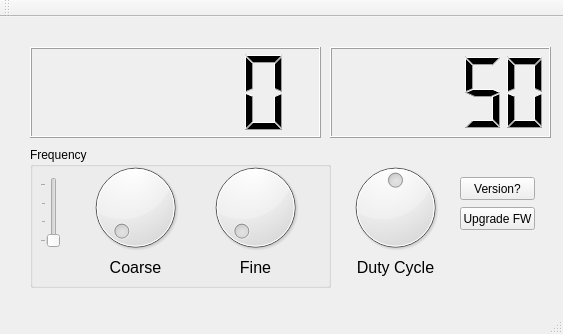
<?xml version="1.0" encoding="UTF-8"?>
<ui version="4.0">
 <class>MainWindow</class>
 <widget class="QMainWindow" name="MainWindow">
  <property name="geometry">
   <rect>
    <x>0</x>
    <y>0</y>
    <width>563</width>
    <height>334</height>
   </rect>
  </property>
  <property name="windowTitle">
   <string>MainWindow</string>
  </property>
  <widget class="QWidget" name="centralWidget">
   <widget class="QLCDNumber" name="lcdNumberFrequency">
    <property name="geometry">
     <rect>
      <x>30</x>
      <y>30</y>
      <width>291</width>
      <height>91</height>
     </rect>
    </property>
   </widget>
   <widget class="QLCDNumber" name="lcdNumberDutyCycle">
    <property name="geometry">
     <rect>
      <x>330</x>
      <y>30</y>
      <width>221</width>
      <height>91</height>
     </rect>
    </property>
    <property name="value" stdset="0">
     <double>50.000000000000000</double>
    </property>
   </widget>
   <widget class="QDial" name="dialDutyCycle">
    <property name="geometry">
     <rect>
      <x>340</x>
      <y>140</y>
      <width>111</width>
      <height>101</height>
     </rect>
    </property>
    <property name="maximum">
     <number>100</number>
    </property>
    <property name="value">
     <number>50</number>
    </property>
   </widget>
   <widget class="QPushButton" name="pushButtonGetVersion">
    <property name="geometry">
     <rect>
      <x>460</x>
      <y>160</y>
      <width>75</width>
      <height>23</height>
     </rect>
    </property>
    <property name="text">
     <string>Version?</string>
    </property>
   </widget>
   <widget class="QPushButton" name="pushButtonUpgradeFirmware">
    <property name="geometry">
     <rect>
      <x>460</x>
      <y>190</y>
      <width>75</width>
      <height>23</height>
     </rect>
    </property>
    <property name="text">
     <string>Upgrade FW</string>
    </property>
   </widget>
   <widget class="QLabel" name="label">
    <property name="geometry">
     <rect>
      <x>350</x>
      <y>240</y>
      <width>91</width>
      <height>21</height>
     </rect>
    </property>
    <property name="font">
     <font>
      <pointsize>12</pointsize>
     </font>
    </property>
    <property name="text">
     <string>Duty Cycle</string>
    </property>
    <property name="alignment">
     <set>Qt::AlignCenter</set>
    </property>
   </widget>
   <widget class="QGroupBox" name="groupBox">
    <property name="geometry">
     <rect>
      <x>30</x>
      <y>130</y>
      <width>301</width>
      <height>141</height>
     </rect>
    </property>
    <property name="title">
     <string>Frequency</string>
    </property>
    <widget class="QDial" name="dialFine">
     <property name="geometry">
      <rect>
       <x>170</x>
       <y>10</y>
       <width>111</width>
       <height>101</height>
      </rect>
     </property>
     <property name="maximum">
      <number>100</number>
     </property>
    </widget>
    <widget class="QLabel" name="label_3">
     <property name="geometry">
      <rect>
       <x>60</x>
       <y>110</y>
       <width>91</width>
       <height>21</height>
      </rect>
     </property>
     <property name="font">
      <font>
       <pointsize>12</pointsize>
      </font>
     </property>
     <property name="text">
      <string>Coarse</string>
     </property>
     <property name="alignment">
      <set>Qt::AlignCenter</set>
     </property>
    </widget>
    <widget class="QLabel" name="label_2">
     <property name="geometry">
      <rect>
       <x>180</x>
       <y>110</y>
       <width>91</width>
       <height>21</height>
      </rect>
     </property>
     <property name="font">
      <font>
       <pointsize>12</pointsize>
      </font>
     </property>
     <property name="text">
      <string>Fine</string>
     </property>
     <property name="alignment">
      <set>Qt::AlignCenter</set>
     </property>
    </widget>
    <widget class="QDial" name="dialCoarse">
     <property name="geometry">
      <rect>
       <x>50</x>
       <y>10</y>
       <width>111</width>
       <height>101</height>
      </rect>
     </property>
     <property name="maximum">
      <number>100</number>
     </property>
    </widget>
    <widget class="QSlider" name="verticalSliderRange">
     <property name="geometry">
      <rect>
       <x>10</x>
       <y>30</y>
       <width>20</width>
       <height>71</height>
      </rect>
     </property>
     <property name="minimum">
      <number>1</number>
     </property>
     <property name="maximum">
      <number>4</number>
     </property>
     <property name="pageStep">
      <number>1</number>
     </property>
     <property name="orientation">
      <enum>Qt::Vertical</enum>
     </property>
     <property name="tickPosition">
      <enum>QSlider::TicksAbove</enum>
     </property>
    </widget>
   </widget>
  </widget>
  <widget class="QMenuBar" name="menuBar">
   <property name="geometry">
    <rect>
     <x>0</x>
     <y>0</y>
     <width>563</width>
     <height>21</height>
    </rect>
   </property>
  </widget>
  <widget class="QToolBar" name="mainToolBar">
   <attribute name="toolBarArea">
    <enum>TopToolBarArea</enum>
   </attribute>
   <attribute name="toolBarBreak">
    <bool>false</bool>
   </attribute>
  </widget>
  <widget class="QStatusBar" name="statusBar"/>
 </widget>
 <layoutdefault spacing="6" margin="11"/>
 <resources/>
 <connections>
  <connection>
   <sender>dialDutyCycle</sender>
   <signal>valueChanged(int)</signal>
   <receiver>lcdNumberDutyCycle</receiver>
   <slot>display(int)</slot>
   <hints>
    <hint type="sourcelabel">
     <x>489</x>
     <y>214</y>
    </hint>
    <hint type="destinationlabel">
     <x>481</x>
     <y>126</y>
    </hint>
   </hints>
  </connection>
 </connections>
</ui>
